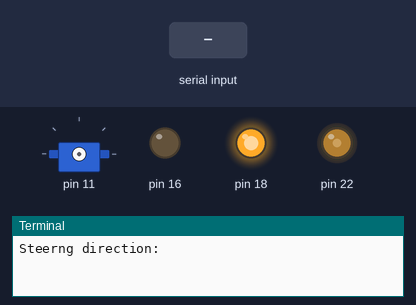
Bench run of a program on a simulated Raspberry Pi (header pin numbers). On the bench: servo, output pins drawn as LEDs (lit = HIGH), the last lines printed to the terminal. The test bench sets the inputs (shaded band). Servo angles are drawn from the pulse width (0.5 ms = 0°, 2.5 ms = 180°); threads take turns every 2 ms.

Above: at 1.2 s.
1.3 s: "5" typed at the terminal, then Enter
2.8 s: "90" typed at the terminal, then Enter
At 3.6 s:
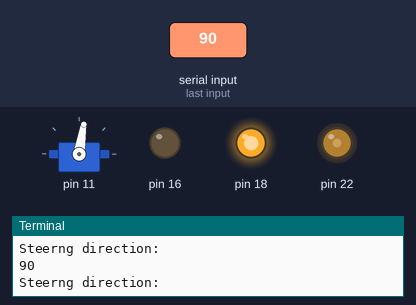
4.3 s: "200" typed at the terminal, then Enter
At 4.8 s:
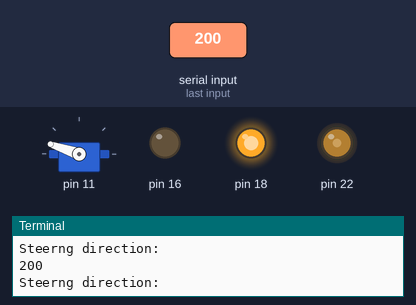
5.8 s: "1" typed at the terminal, then Enter
At 7.1 s:
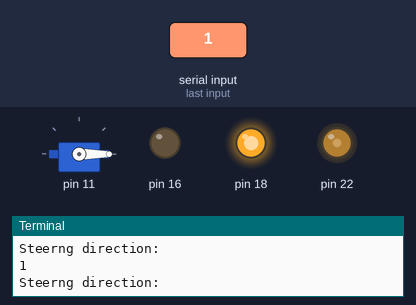
Timing chart, 0 to 8.3 s (numbered marks = the images above; inputs shaded):
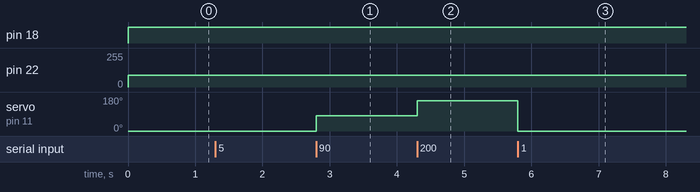

Measured:
- after the input at 2.8 s, servo on pin 11: 0° → 81° at once
- after the input at 4.3 s, servo on pin 11: 81° → 161° at once
- after the input at 5.8 s, servo on pin 11: 161° → 0° at once

The program:

Steering.py
```python
import RPi.GPIO as GPIO
import atexit
from time import sleep

class SteeringWheel:
    def __init__(self,PORT=11,MAX_degree=170,MIN_degree=0):

        @atexit.register
        def cleanup():
            self.servo1.stop()
            GPIO.cleanup()
            print("STEERING-MECHANISM CLEANED UP!")


        GPIO.setmode(GPIO.BOARD)

        GPIO.setup(PORT,GPIO.OUT)
        self.servo1 = GPIO.PWM(PORT,50)

        self.servo1.start(0)

        self.Direction = 90

        self.MAX_degree = MAX_degree
        self.MIN_degree = MIN_degree


    @staticmethod
    def remap(v):
        return v / 18 + 2

    def Steer_duty(self,duty):
        #if duty>12 or duty<0:
        #    raise Exception(f"DUTY CANT BE GREATER THAT 12, nor less than 0. DUTY: {duty}")
        self.servo1.ChangeDutyCycle(duty)

    def Steer(self,degrees,lock=True):
        #print("Steer:",degrees)
        if degrees==self.Direction: return
        if lock:
            if degrees > self.MAX_degree: degrees = self.MAX_degree
            elif degrees < self.MIN_degree  : degrees = self.MIN_degree

        self.Direction = degrees
        self.Steer_duty(SteeringWheel.remap(degrees))

class Motor:
    def __init__(self,in1:int,in2:int,en:int,starting_speed = 0):
        # Define GPIO pins
        self.in1 = in1 #original pin: 24
        self.in2 = in2 #original pin: 23
        self.en  = en  #original pin: 25

        # Setup GPIO
        GPIO.setmode(GPIO.BOARD)
        GPIO.setup(self.in1, GPIO.OUT)
        GPIO.setup(self.in2, GPIO.OUT)
        GPIO.setup(self.en, GPIO.OUT)
        GPIO.output(self.in1, GPIO.LOW)
        GPIO.output(self.in2, GPIO.LOW)

        self.__Speed = starting_speed

        # Setup PWM
        self.p = GPIO.PWM(self.en, 1000)
        self.p.start(self.__Speed)
        self.SetSpeed(starting_speed)


    def backward(self):
        GPIO.output(self.in1, GPIO.HIGH)
        GPIO.output(self.in2, GPIO.LOW)
    def forward(self):
        GPIO.output(self.in1, GPIO.LOW)
        GPIO.output(self.in2, GPIO.HIGH)
    def stop(self):
        GPIO.output(self.in1, GPIO.LOW)
        GPIO.output(self.in2, GPIO.LOW)

    def SetSpeed(self,speed):
        if speed>100:speed=100
        elif speed<0:speed = 0
        self.__Speed = speed
        self.p.ChangeDutyCycle(speed)
    def GetSpeed(self):
        return self.__Speed


def TEST():
    motor = Motor(16,18,22,starting_speed=35)
    while True:
        motor.forward()
if __name__=='__main__':
    wheel = SteeringWheel()
    from threading import Thread
    Thread(target=TEST).start()
    while True:
        wheel.Steer(int(input('Steerng direction: ')))


    #motor = Motor(16,18,22,starting_speed=50)
    #motor.forward()
    #sleep(3)
```
